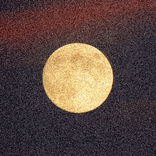
#> input picture data/moon_noisy.png, 156 x 156 px, shrunk from 300 x 300 before the run
$ jupyter execute Test.ipynb
#> lines starting #> are read from the running program, lines starting #| are printed output that depends on the picture; after the words box and inside, x2 and y2 are one past the last pixel; in counts of white or black regions, pixels touching at a corner belong together
[cell 1]
# Module imports
import skimage
import matplotlib.pyplot as plt
import numpy as np
import pandas as pd
import cv2
import math

[cell 2]
# Question 1
img = skimage.io.imread("./data/moon_noisy.png")
#> img is the input picture: shape (156, 156, 3); mean R, G, B 90.5, 71.3, 65.6
plt.imshow(img);

[cell 3]
grayscale_img = cv2.cvtColor(img, cv2.COLOR_BGR2GRAY)
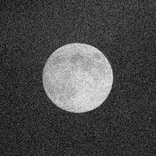
#> grayscale_img: shape (156, 156); min 8, max 238, mean 71.8
plt.imshow(grayscale_img, "gray");

[cell 4]
def between_class_variance(img, t):
    freq = np.zeros(256)
    for i in range(256):
        freq[i] = np.sum(img==i)
    m, n = img.shape
    p = freq/(m*n)
    # Class probabilities
    w0 = np.sum(p[:t+1])
    w1 = np.sum(p[t+1:])
    # image mean
    uT = np.sum(np.arange(256)*p)
    if w0==0 or w1==0:
        return -np.inf
    # Mean value of intensity of a pixel belonging to a class
    u0 = np.sum(np.arange(t+1)*p[:t+1])/w0
    u1 = np.sum(np.arange(t+1,256)*p[t+1:])/w1
    # Between class variance
    return w0*(u0-uT)**2 + w1*(u1-uT)**2

def adaptive_binarization(img, block_size):
    M, N = img.shape
    m, n = M//block_size, N//block_size
    v_s, h_s = 0, 0
    binarized_image = np.zeros((M, N))
    t, min_within_class_variance = None, None

    def within_class_variance(t, p):  # sw^2 = w0 * s0^2 + w1 * s1^2
        # Class probabilities
        w0 = np.sum(p[:t+1])
        w1 = np.sum(p[t+1:])
        if w0==0 or w1==0:
            return np.inf
        # Mean value of intensity of a pixel belonging to a class
        u0 = np.sum([k*p[k] for k in range(t+1)]) / w0
        u1 = np.sum([k*p[k] for k in range(t+1, 256)]) / w1
        # Variance of intensities of pixel belonging to a class
        s0 = np.sum([((k-u0)**2)*p[k] for k in range(t+1)]) / w0
        s1 = np.sum([((k-u1)**2)*p[k] for k in range(t+1, 256)]) / w1
        # Within class variance
        return w0*s0 + w1*s1

    while v_s < block_size:
        freq = np.zeros(256)
        img_plot = img[h_s*m:h_s*m+n, v_s*n:v_s*n+m]
        for i in range(256):
            freq[i] = np.sum(img_plot==i)
        p = freq / (m*n)
        within_class_variance_t = np.zeros(256)
        for t in range(256):
            within_class_variance_t[t] = within_class_variance(t, p)
        t = np.argmin(within_class_variance_t)
        min_within_class_variance = np.min(within_class_variance_t)
        for i in range(m):
            for j in range(n):
                if img[h_s*m+i, v_s*n+j] > t:
                    binarized_image[h_s*m+i,v_s*n+j] = 1
                else:
                    binarized_image[h_s*m+i,v_s*n+j] = 0
        h_s += 1
        if h_s == block_size:
            h_s = 0
            v_s += 1
    return min_within_class_variance, t, binarized_image

def kernel(M, N, s_g):
    filter = np.zeros((M, N))
    if s_g==0:
        filter[M//2, N//2] = 1
        return filter
    for i in np.arange(-M//2, M//2+1, 1):
        for j in np.arange(-N//2, N//2+1, 1):
            filter[i+M//2, j+N//2] = np.exp(-((i**2+j**2)/(2*s_g**2)))
    filter = filter / np.sum(filter)
    return filter

s_gs = np.array([0, 0.1, 0.5, 1, 2.5, 5, 10, 20])
within_class_variance = np.zeros(len(s_gs))
fig, axs = plt.subplots(8, 2, figsize=(8, 32))
axes = axs.flat
for i in range(len(s_gs)):
    filter = kernel(41, 41, s_gs[i])
    img_ = cv2.filter2D(grayscale_img,0, filter)
    axes[i].imshow(img_, 'gray')
    axes[i].set_title(f"s_g = {s_gs[i]}")
    within_class_variance[i], t, binarized_img = adaptive_binarization(img_, block_size=1)
    axes[i+8].imshow(binarized_img, 'gray')
    axes[i+8].set_title(f"s_g = {s_gs[i]} t = {t} s_w^2 =  {np.round(within_class_variance[i], 2)}")
#> this loop made 8 passes
#> t on passes 1 to 8: 117, 117, 117, 116, 114, 111, 104, 100
#> pass 1, `within_class_variance[i], t, binarized_img = adaptive_binarization(img..`:
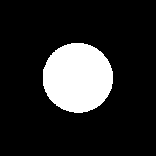
#> binarized_img: shape (156, 156) float64; values 0 (black) and 1 (white), 15.9% white; 1 white region, box (x1, y1, x2, y2) and area: (43, 43, 113, 113) 3867
#> after the loop:
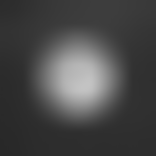
#> img_: shape (156, 156); min 40, max 195, mean 71.8
#> after the loop, within_class_variance = [217, 217, 150.5, 119.2, 151, 206.4, 266.6, 289]
print(f's_g that minimizes s_w**2: {s_gs[np.argmin(within_class_variance)]}')
#| s_g that minimizes s_w**2: 1.0
plt.show();
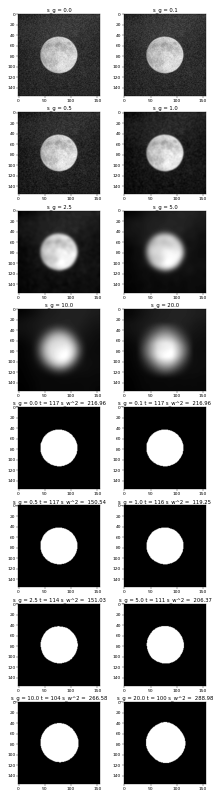
#> figure drawn by matplotlib, 16 panels

[cell 5]
# Question 2
img2 = skimage.io.imread("./data/flowers.png")
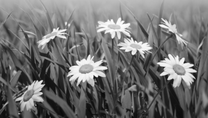
#> input picture data/flowers.png, 208 x 118 px, shrunk from 400 x 227 before the run
#> img2 is the input picture: shape (118, 208); min 6, max 255, mean 114
M, N = img2.shape[0], img2.shape[1]
#> M = 118; N = 208
print(M ,N)
#| 118 208
plt.imshow(img2, "gray");

[cell 6]
def bilinear_interpolation(img, x, y):
    M, N = img.shape[0], img.shape[1]
    x1, y1 = math.floor(x), math.floor(y)
    x2, y2 = min(x1 + 1, M-1), min(y1 + 1, N-1)
    A0, A1 = 0, 0
    if x1 != x2:
        A0 = (x - x1) / (x2 - x1)
    if y1 != y2:
        A1 = (y2 - y) / (y2 - y1)

    f_x_y1 = img[x2, y1]*A0 + img[x1, y1]*(1-A0)
    f_x_y2 = img[x2, y2]*A0 + img[x1, y2]*(1-A0)
    f_x_y = f_x_y1*A1 + f_x_y2*(1-A1)
    return f_x_y

[cell 7]
M1, N1 = math.floor(M/2), math.floor(N/2)
#> M1 = 59; N1 = 104
M2, N2 = M1*3, N1*3
#> M2 = 177; N2 = 312

[cell 8]
downsampled_img = np.zeros((M1, N1))
#> downsampled_img: shape (59, 104) float64; every value is 0
upsampled_img = np.zeros((M2, N2))
#> upsampled_img: shape (177, 312) float64; every value is 0

[cell 9]
print(downsampled_img.shape)
#| (59, 104)
print(upsampled_img.shape)
#| (177, 312)

[cell 10]
downsampled_img_cv = cv2.resize(img2, (0, 0), fx=0.5, fy=0.5, interpolation=cv2.INTER_LINEAR)
upsampled_img_cv = cv2.resize(downsampled_img_cv, (0,0), fx=3, fy=3, interpolation=cv2.INTER_LINEAR)
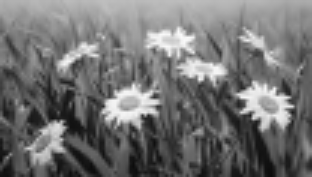
#> upsampled_img_cv: shape (177, 312); min 11, max 250, mean 114

[cell 11]
plt.imshow(upsampled_img_cv, 'gray');

[cell 12]
for i in range(M1):
    for j in range(N1):
        downsampled_img[i, j] = bilinear_interpolation(img2, i/0.5, j/0.5)
#> this loop made 59 passes
for i in range(M2):
    for j in range(N2):
        upsampled_img[i, j] = bilinear_interpolation(downsampled_img, i/3, j/3)
        # [4 lines of commented-out code are left out]

[cell 13]
plt.imshow(downsampled_img, 'gray');

[cell 14]
plt.imshow(upsampled_img, 'gray');

[cell 15]
for i in range(M2):
    for j in range(N2):
        upsampled_img[i, j] = bilinear_interpolation(img2, i/1.5, j/1.5)
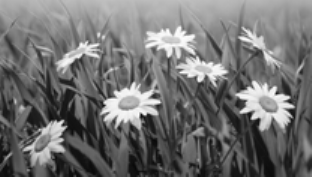
#> upsampled_img: shape (177, 312) float64; min 8, max 255, mean 113.8

[cell 16]
plt.imshow(upsampled_img, 'gray');

[cell 17]
# Question 3
# Brightness Adjust
img3 = skimage.io.imread("./data/brightness_contrast.jpg")
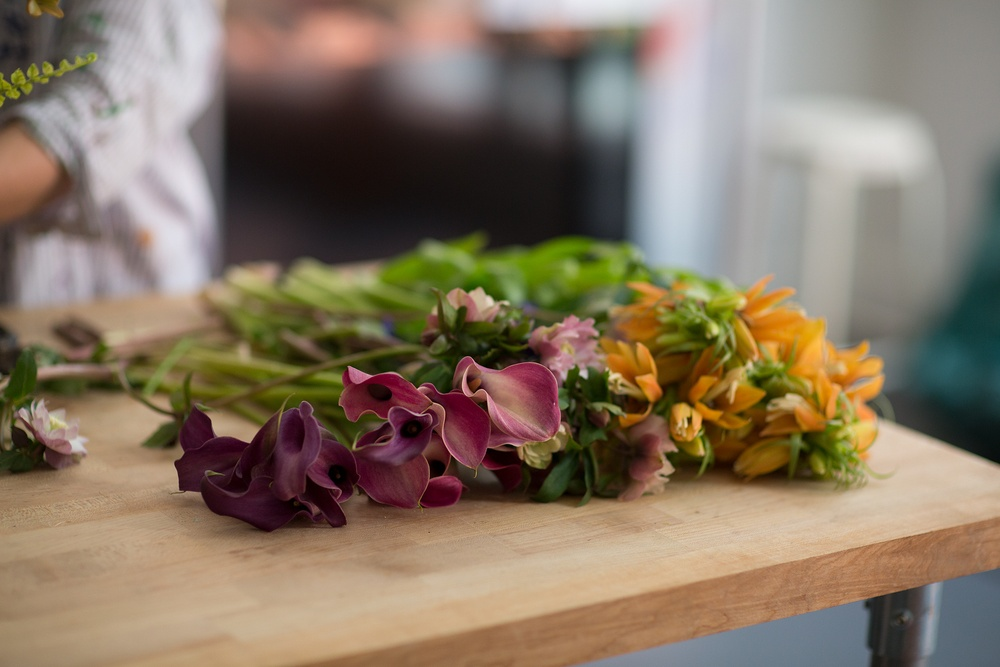
#> input picture data/brightness_contrast.jpg, 1000 x 667 px, shrunk from 1920 x 1280 before the run
#> img3 is the input picture: shape (667, 1000, 3); mean R, G, B 133.5, 117.8, 99
plt.imshow(img3);

[cell 18]
img3[:,:,0]

[cell 19]
def brightnessAdjust(img, p):
#> called with p = 0.9
    img = img.copy()
    img[:,:,0] = np.clip(img[:,:,0] + (p-0.5)*255, 0, 255)
#> img: shape (667, 1000, 3)
    img[:,:,1] = np.clip(img[:,:,1] + (p-0.5)*255, 0, 255)
    img[:,:,2] = np.clip(img[:,:,2] + (p-0.5)*255, 0, 255)
    return img

def contastAdjust(img, p):
#> called with p = 0.9
    img = img.copy()
    avg_intensity = np.mean(img3, axis=(0, 1))
    for c in range(3):
        img[:,:,c] = np.where(img[:,:,c] > avg_intensity[c], np.clip(np.int32(img[:,:,c] + (0.5-p)*(avg_intensity[c]-img[:,:,c])), 0, 255), np.clip(np.int32(img[:,:,c] - (0.5-p)*(img[:,:,c]-avg_intensity[c])), 0, 255))
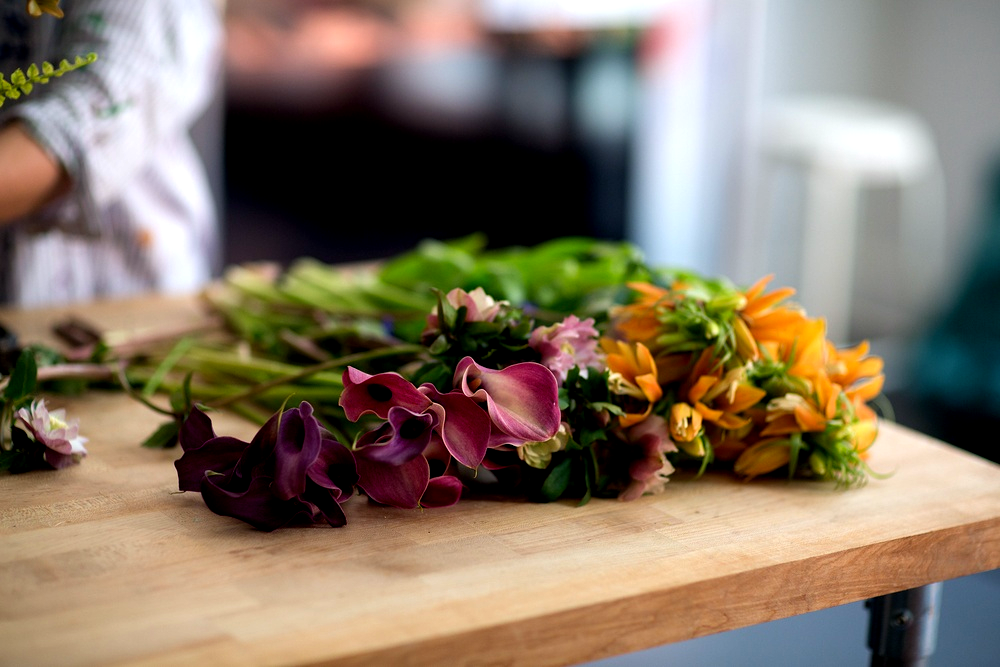
#> img: shape (667, 1000, 3); mean R, G, B 134.4, 119.7, 101.9
    return img

[cell 20]
plt.imshow(brightnessAdjust(img3, 0.9));

[cell 21]
plt.imshow(contastAdjust(img3, 0.9));

[cell 22]
plt.imshow(contastAdjust(brightnessAdjust(img3.copy(), 0.3), 0.9));
#> call 2 of contastAdjust, with p = 0.9
#> after the loop in contastAdjust (call 2), `for c in range(3):`:
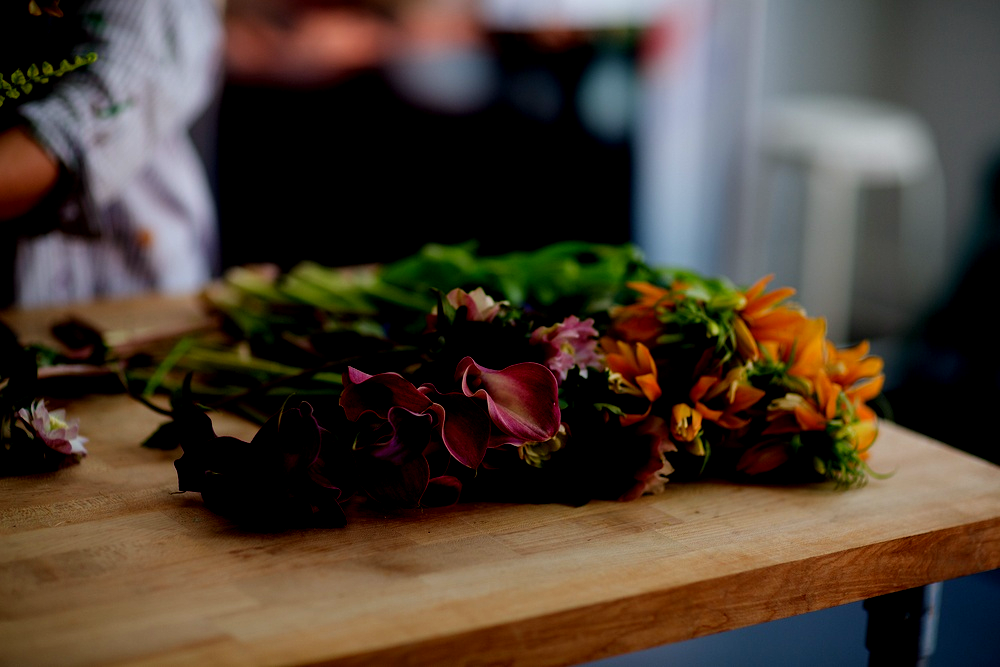
#> img: shape (667, 1000, 3); mean R, G, B 75.9, 62.6, 50.8
